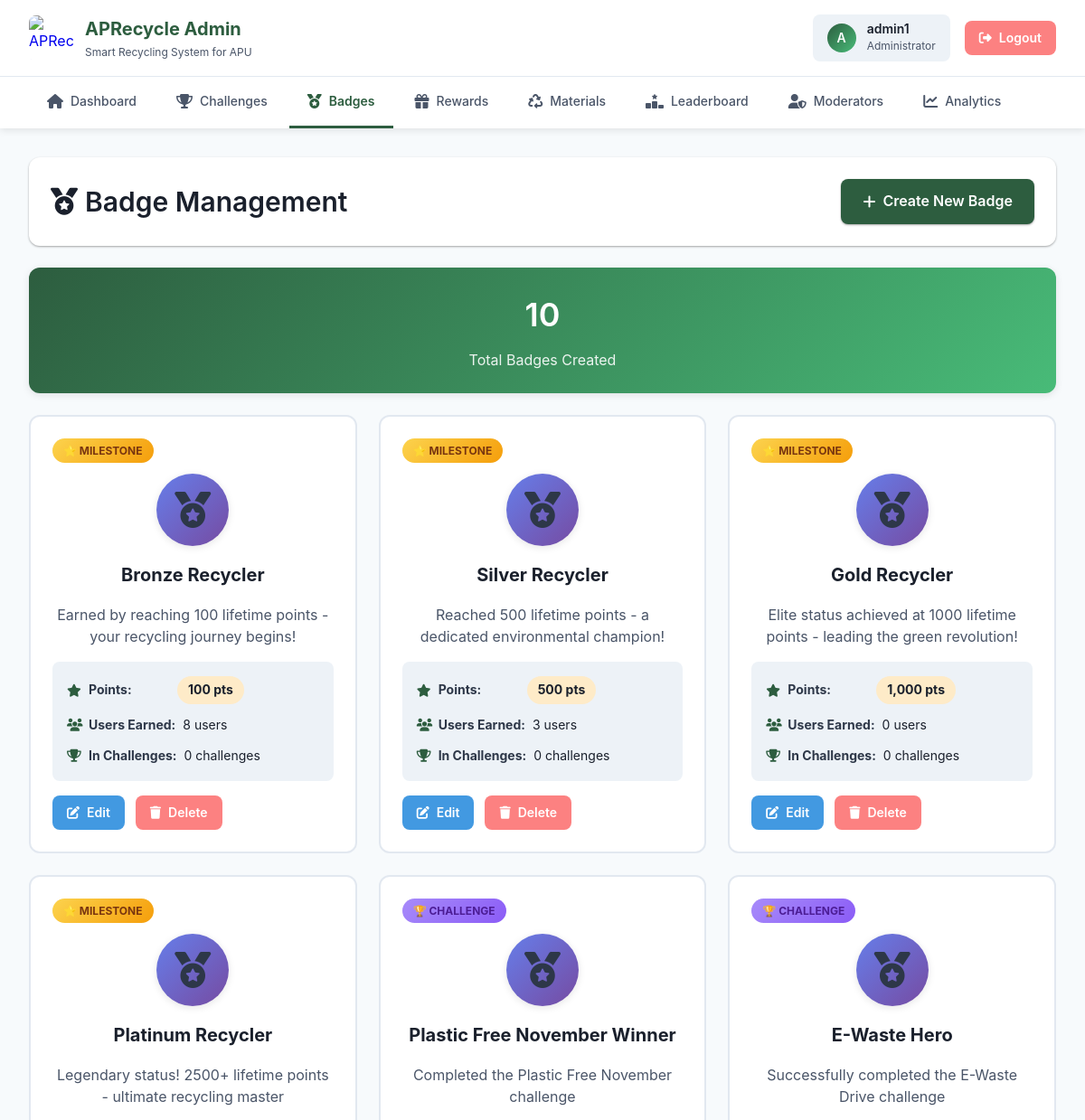
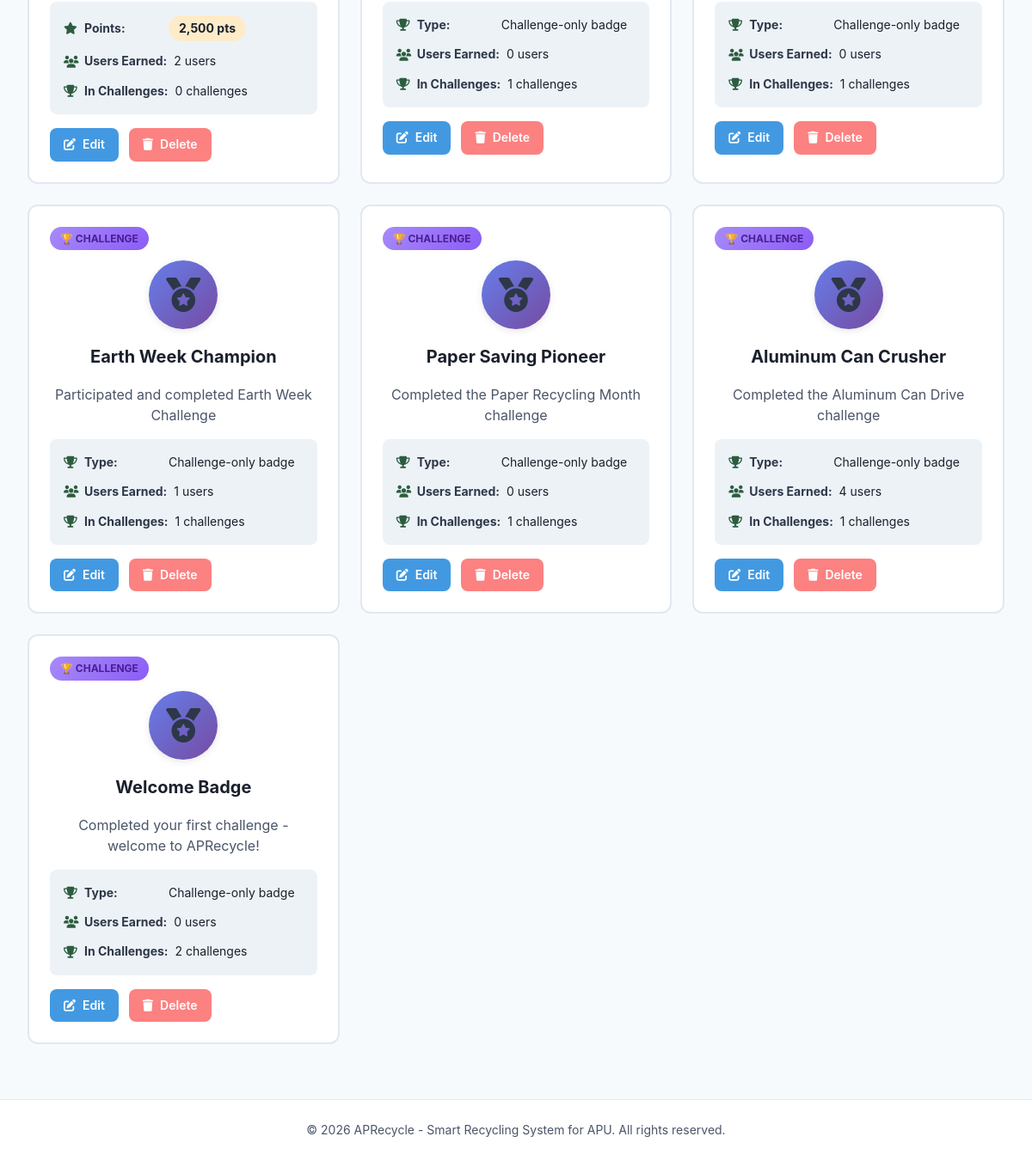
Screenshot of /admin/badges.php (signed in) with the database file from the repository (2 pictures, top to bottom).
### tables this page shows
CREATE TABLE IF NOT EXISTS `badge` (
  `badge_id` int NOT NULL AUTO_INCREMENT,
  `badge_name` varchar(100) NOT NULL,
  `point_required` int NOT NULL DEFAULT '0' COMMENT '0 = challenge-only badge, >0 = milestone badge (auto-unlock at this lifetime points)',
  `badge_type` enum('milestone','challenge') NOT NULL DEFAULT 'challenge' COMMENT 'milestone = auto-unlock at points, challenge = only from completing challenges',
  `description` text NOT NULL,
  PRIMARY KEY (`badge_id`)
);

### admin/badges.php (the view, shortened to what this page needs)
<?php
$conn = getDBConnection();
$badges_query = "SELECT b.*,
                 COUNT(DISTINCT ub.user_id) as users_earned,
                 COUNT(DISTINCT c.challenge_id) as used_in_challenges
                 FROM badge b
                 LEFT JOIN user_badge ub ON b.badge_id = ub.badge_id
                 LEFT JOIN challenge c ON b.badge_id = c.badge_id
                 GROUP BY b.badge_id
                 ORDER BY b.badge_type ASC, b.point_required ASC";
$badges_result = mysqli_query($conn, $badges_query);
$total_badges = mysqli_num_rows($badges_result);
include 'includes/header.php';
?>
<div class="page-header-actions">
    <h2>
        <i class="fas fa-medal"></i> Badge Management
    </h2>
    <a href="badge_create.php" class="btn btn-primary">
        <i class="fas fa-plus"></i> Create New Badge
    </a>
</div>
<div class="stats-card">
    <h3><?php echo $total_badges; ?></h3>
    <p>Total Badges Created</p>
</div>
<?php if ($total_badges > 0): ?>
    <div class="badges-grid">
        <?php while ($badge = mysqli_fetch_assoc($badges_result)): ?>
            <div class="badge-card">
                <div class="badge-card-header">
                    <span class="badge-type-tag badge-type-<?php echo $badge['badge_type']; ?>">
                        <?php echo $badge['badge_type'] == 'milestone' ? '⭐ Milestone' : '🏆 Challenge'; ?>
                    </span>
                    <div class="badge-icon">
                        <i class="fas fa-medal"></i>
                    </div>
                    <h3 class="badge-title"><?php echo htmlspecialchars($badge['badge_name']); ?></h3>
                </div>
                <p class="badge-description">
                    <?php echo htmlspecialchars($badge['description']); ?>
                </p>
                <div class="badge-meta">
                    <?php if ($badge['badge_type'] == 'milestone'): ?>
                        <div class="badge-meta-item">
                            <i class="fas fa-star"></i>
                            <strong>Points:</strong>
                            <span class="points-badge"><?php echo number_format($badge['point_required']); ?> pts</span>
                        </div>
                    <?php else: ?>
                        <div class="badge-meta-item">
                            <i class="fas fa-trophy"></i>
                            <strong>Type:</strong>
                            <span>Challenge-only badge</span>
                        </div>
                    <?php endif; ?>
                    <div class="badge-meta-item">
                        <i class="fas fa-users"></i>
                        <strong>Users Earned:</strong>
                        <span><?php echo $badge['users_earned']; ?> users</span>
                    </div>
                    <div class="badge-meta-item">
                        <i class="fas fa-trophy"></i>
                        <strong>In Challenges:</strong>
                        <span><?php echo $badge['used_in_challenges']; ?> challenges</span>
                    </div>
                </div>
                <div class="badge-actions">
                    <a href="badge_create.php?id=<?php echo $badge['badge_id']; ?>" class="btn btn-edit">
                        <i class="fas fa-edit"></i> Edit
                    </a>
                    <a href="?delete=<?php echo $badge['badge_id']; ?>" class="btn btn-delete"
                        onclick="return confirm('Are you sure you want to delete this badge?');">
                        <i class="fas fa-trash"></i> Delete
                    </a>
                </div>
            </div>
        <?php endwhile; ?>
    </div>
<?php endif; ?>
<?php
include 'includes/footer.php';
?>

### css/styles.css (style rules this page uses)
* { margin: 0; padding: 0; box-sizing: border-box; }
body { font-family: var(--font-sans); color: #2D3748; }
h2 { font-size: 1.875rem; font-weight: 600; }
h3 { font-size: 1.5rem; font-weight: 600; }
body { font-size: 1rem; line-height: 1.6; }
.btn-primary { background: var(--color-primary); color: white; padding: 0.75rem 1.5rem; border-radius: var(--radius-md); border: none; font-weight: 600; cursor: pointer; transition: all 0.3s ease; box-shadow: var(--shadow-sm); }

### css/variables.css (style rules this page uses)
:root { --color-primary: #2D5D3F; --color-primary-light: #3A7A54; --color-primary-dark: #1F4129; --color-secondary: #48BB78; --color-secondary-light: #68D391; --color-accent-blue: #4299E1; --color-accent-yellow: #FFD93D; --color-accent-brown: #8B4513; --color-white: #FFFFFF; --color-gray-50: #F7FAFC; --color-gray-100: #EDF2F7; --color-gray-200: #E2E8F0; --color-gray-300: #CBD5E0; --color-gray-400: #A0AEC0; --color-gray-500: #718096; --color-gray-600: #4A5568; --color-gray-700: #2D3748; --color-gray-800: #1A202C; --color-gray-900: #171923; --color-success: #48BB78; --color-success-light: #C6F6D5; --color-warning: #ED8936; --color-warning-light: #FEEBC8; --color-error: #FC8181; --color-error-light: #FED7D7; --color-info: #4299E1; --color-info-light: #BEE3F8; --gradient-primary: linear-gradient(135deg, #2D5D3F 0%, #48BB78 100%); --gradient-success: linear-gradient(135deg, #48BB78 0%, #38A169 100%); --gradient-badge: linear-gradient(135deg, #667eea 0%, #764ba2 100%); --shadow-sm: 0 1px 3px rgba(0,0,0,0.12), 0 1px 2px rgba(0,0,0,0.24); --shadow-md: 0 2px 8px rgba(0,0,0,0.1); --shadow-lg: 0 4px 12px rgba(0,0,0,0.15); --shadow-xl: 0 10px 40px rgba(0,0,0,0.2); --radius-sm: 4px; --radius-md: 8px; --radius-lg: 12px; --radius-xl: 16px; --radius-full: 9999px; --space-1: 0.25rem; --space-2: 0.5rem; --space-3: 0.75rem; --space-4: 1rem; --space-5: 1.25rem; --space-6: 1.5rem; --space-8: 2rem; --space-10: 2.5rem; --space-12: 3rem; --font-sans: -apple-system, BlinkMacSystemFont, 'Segoe UI', 'Roboto', 'Oxygen', 'Ubuntu', 'Cantarell', 'Fira Sans', 'Droid Sans', 'Helvetica Neue', sans-serif; --font-mono: 'SFMono-Regular', Consolas, 'Liberation Mono', Menlo, monospace; --text-xs: 0.75rem; --text-sm: 0.875rem; --text-base: 1rem; --text-lg: 1.125rem; --text-xl: 1.25rem; --text-2xl: 1.5rem; --text-3xl: 1.875rem; --text-4xl: 2.25rem; }

### admin/includes/header.php (style rules this page uses)
body { background: var(--color-gray-50); margin: 0; padding: 0; }

### rows the page displays
badge: badge_type "⭐ MILESTONE", badge_name "Bronze Recycler", description "Earned by reaching 100 lifetime points - your recycling journey begins!", point_required "100", users_earned "8", used_in_challenges "0"
badge: badge_type "⭐ MILESTONE", badge_name "Silver Recycler", description "Reached 500 lifetime points - a dedicated environmental champion!", point_required "500", users_earned "3", used_in_challenges "0"
badge: badge_type "⭐ MILESTONE", badge_name "Gold Recycler", description "Elite status achieved at 1000 lifetime points - leading the green revolution!", point_required "1,000", users_earned "0", used_in_challenges "0"
badge: badge_type "⭐ MILESTONE", badge_name "Platinum Recycler", description "Legendary status! 2500+ lifetime points - ultimate recycling master", point_required "2,500", users_earned "2", used_in_challenges "0"
badge: badge_type "🏆 CHALLENGE", badge_name "Plastic Free November Winner", description "Completed the Plastic Free November challenge", shows "Type:", users_earned "0", used_in_challenges "1"
badge: badge_type "🏆 CHALLENGE", badge_name "E-Waste Hero", description "Successfully completed the E-Waste Drive challenge", shows "Type:", users_earned "0", used_in_challenges "1"
badge: badge_type "🏆 CHALLENGE", badge_name "Earth Week Champion", description "Participated and completed Earth Week Challenge", shows "Type:", users_earned "1", used_in_challenges "1"
badge: badge_type "🏆 CHALLENGE", badge_name "Paper Saving Pioneer", description "Completed the Paper Recycling Month challenge", shows "Type:", users_earned "0", used_in_challenges "1"
badge: badge_type "🏆 CHALLENGE", badge_name "Aluminum Can Crusher", description "Completed the Aluminum Can Drive challenge", shows "Type:", users_earned "4", used_in_challenges "1"
badge: badge_type "🏆 CHALLENGE", badge_name "Welcome Badge", description "Completed your first challenge - welcome to APRecycle!", shows "Type:", users_earned "0", used_in_challenges "2"

### other values shown
substr($_SESSION['username'], 0, 1) "A"
$_SESSION['username'] "admin1"
$total_badges "10"
